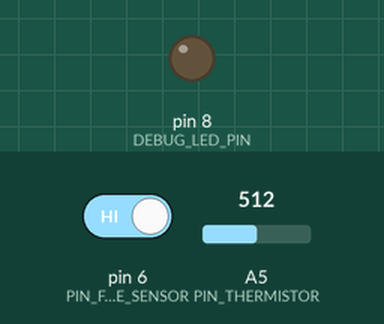
A program run on a simulated Arduino Uno, built with avr-gcc and run on an emulated ATmega328P. Parts: output pins drawn as LEDs (lit = HIGH). Dashed ring = blinking. The test bench sets the inputs (shaded band); at power-on: A5 (PIN_THERMISTOR) = 512, pin 6 (PIN_FORCE_SENSOR) HIGH.

Above: at 1.3 s.
1.4 s: A5 (PIN_THERMISTOR) set to 408
2.9 s: A5 (PIN_THERMISTOR) set to 385
At 3.17 s:
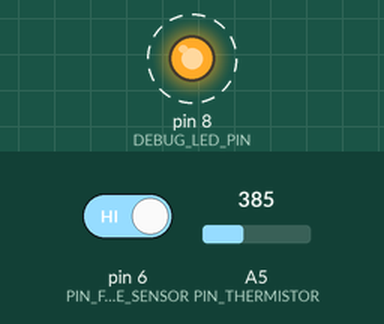
5.9 s: pin 6 (PIN_FORCE_SENSOR) driven LOW
Timing chart, 0 to 14.9 s (numbered marks = the images above; inputs shaded):
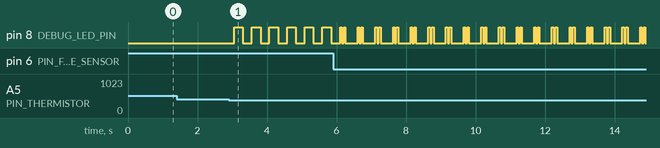

The program:

main.cpp
```cpp
#include <Arduino.h>
#include "gpio.h"
#include "bluetooth.h"

void setup() {
  Serial.begin(9600);  // debug output

  pinMode(PIN_FORCE_SENSOR, INPUT_PULLUP);   // pull-up for snap dome
  pinMode(PIN_THERMISTOR,   INPUT);          // analog input, no pull-up
  pinMode(DEBUG_LED_PIN,    OUTPUT);         // onboard LED for debugging

  bt_init();  // initialize Bluetooth
}

void loop() {
    bool force = !digitalRead(PIN_FORCE_SENSOR); // snap dome pressed is active LOW
    uint16_t therm = analogRead(PIN_THERMISTOR); // thermistor reading (0-1023)
    bt_sendSensorData(force, therm);

    if (force) {
        // snap dome pressed — rapid blink
        digitalWrite(DEBUG_LED_PIN, HIGH);
        delay(50);
        digitalWrite(DEBUG_LED_PIN, LOW);
        delay(50);
        digitalWrite(DEBUG_LED_PIN, HIGH);
        delay(50);
        digitalWrite(DEBUG_LED_PIN, LOW);
        delay(350);  // total still ~500ms

    } else if (therm < 400) {
        // thermistor reading below threshold — slow blink
        digitalWrite(DEBUG_LED_PIN, HIGH);
        delay(250);
        digitalWrite(DEBUG_LED_PIN, LOW);
        delay(250);
    } else {
        // nothing detected — solid off
        digitalWrite(DEBUG_LED_PIN, LOW);
        delay(500);
    }
}
```

bluetooth.cpp
```cpp
// bluetooth.cpp (dummy side)
#include <Arduino.h>
#include <SoftwareSerial.h>
#include "bluetooth.h"
#include "gpio.h"

static SoftwareSerial BTSerial(BT_RX_PIN, BT_TX_PIN);

void bt_init() {
    BTSerial.begin(BT_BAUD);  // initialize SoftwareSerial for HC-05
}

void bt_sendSensorData(bool force, uint16_t therm) {
    BTSerial.print(force);
    BTSerial.print(",");
    BTSerial.println(therm);  // sends "0,512\n"
}
```

bluetooth.h
```cpp
// bluetooth.h (dummy side)
#pragma once
#include <Arduino.h>
#include <SoftwareSerial.h>

#define BT_BAUD     9600

void bt_init();
void bt_sendSensorData(bool force, uint16_t therm);
```

gpio.h
```cpp
// gpio.h (dummy side)
#pragma once
#include <Arduino.h>

// ── Input Pins ────────────────────────────────────────────────
#define PIN_FORCE_SENSOR    6    // binary snap dome force sensor — digital read
#define PIN_THERMISTOR      A5    // thermistor for breath detection — analog read

// ── Bluetooth Pins ────────────────────────────────────────────
#define BT_RX_PIN           2     // HC-05 TX  CHECK!!
#define BT_TX_PIN           3     // HC-05 RX

// ── Debug LED Pin ─────────────────────────────────────────────
#define DEBUG_LED_PIN       8     // onboard LED for debugging — active HIGH
```

Measured:
- the behaviour switches between 400 and 399 on A5 (PIN_THERMISTOR) (found by bisection; images 0 and 1)
- after the input at 1.4 s, every drawn part: stays the same
- after the input at 2.9 s, pin 8 (DEBUG_LED_PIN): alternates HIGH for 0.25 s and LOW for 0.26 s, starting after 0.15 s
